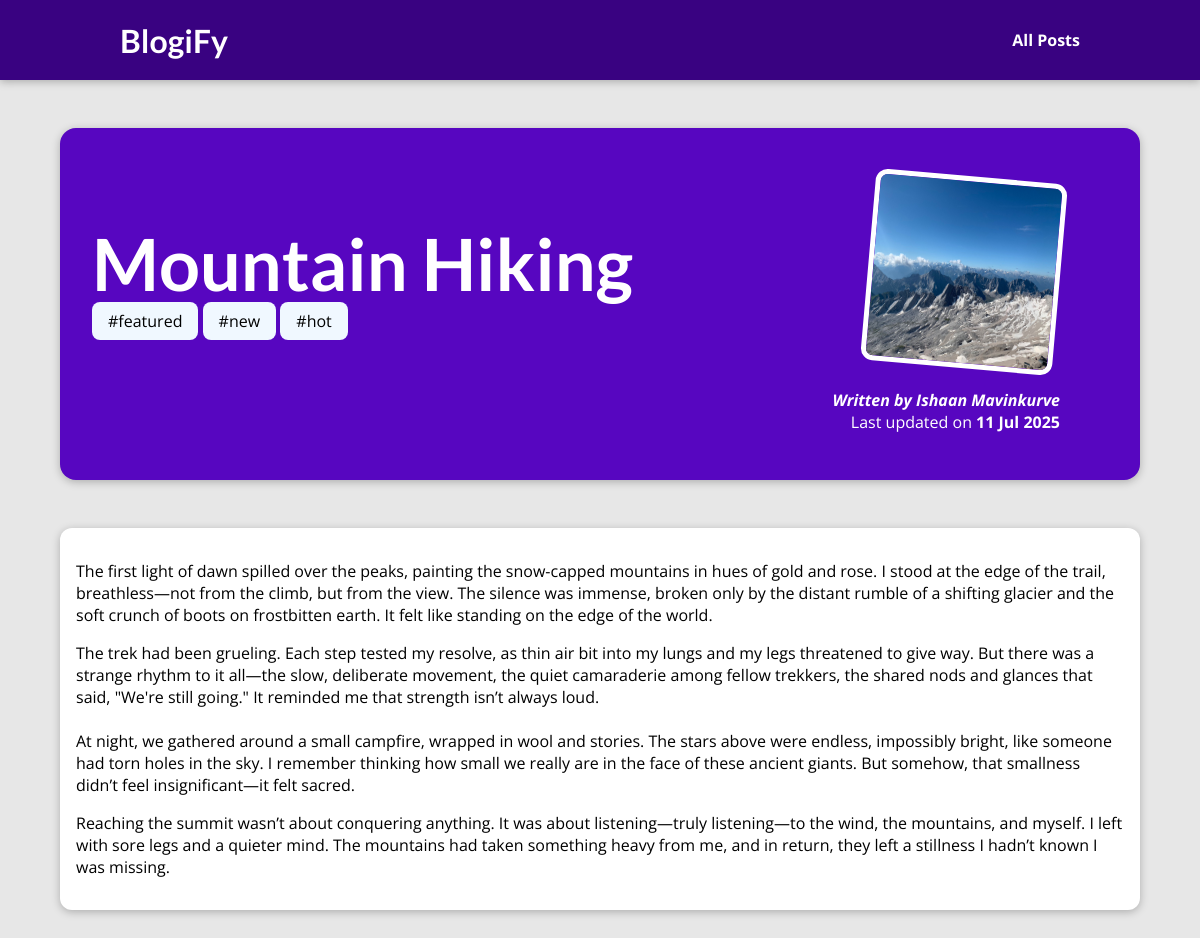
The page /posts/hike-in-the-mountains on the database its author committed.
### blog/models.py (models this page shows, shortened)
class Post(models.Model):
    title = models.CharField(max_length=100)
    excerpt = models.CharField(max_length=500)
    image_name = models.CharField(max_length=100) #to be changed
    date = models.DateField(auto_now=True)
    slug = models.SlugField(unique=True, db_index=True)
    content = models.TextField(validators = [MinLengthValidator(10)])
    author = models.ForeignKey(Author, on_delete=models.SET_NULL, null=True, related_name="posts")
    tags = models.ManyToManyField(Tag)

class Tag(models.Model):
    caption = models.CharField(max_length=20)

class Author(models.Model):
    first_name = models.CharField(max_length=100)
    last_name = models.CharField(max_length=100)
    email_address = models.EmailField()
    def __str__(self):
        return f"{self.first_name} {self.last_name}"

### blog/views.py (the view)
# urls.py: path("posts/<slug:slug>", views.singleBlog, name="singlepost")
def singleBlog(request, slug):
    identified_post = get_object_or_404(Post, slug=slug)
    return render(request, "blog/singlepost.html", {
        "post" : identified_post,
        "tags": identified_post.tags.all()
    })

### blog/templates/blog/singlepost.html (shortened to what this page needs)
{% extends "base.html" %}
{%load static%}
{% block css_files %}
<link rel="stylesheet" href="{%static "blog/post-detail.css"%}" />
{% endblock %}
{% block content %}
<section id="summary">
    <h2>{{post.title}}</h2>
    <div>
        {% for tag in tags %}
        <span class="tag">#{{tag.caption}}</span>
        {%endfor%}
    </div>
    <article>
        <img src="{% static "blog/images/"|add:post.image_name %}" alt="Post {{post.title}}" />
        <address><a href="mailto:{{post.author.email_address}}">Written by {{post.author}}</a></address>
        <div>
            Last updated on <time>{{post.date|date:"d M Y"}}</time>
        </div>
</section>
<main>
    {{post.content|linebreaks}}
</main>
{% endblock%}

### templates/base.html (shortened to what this page needs)
{%load static%}
<!DOCTYPE html>
<html lang="en">
<head>
  <link rel="stylesheet" href="{% static "app.css" %}">
{%block css_files%}{%endblock%}
</head>
<body>
  <header id="main-navigation">
    <h1><a href="{%url "home"%}">BlogiFy</h1>
    <nav>
        <a href="{%url "posts"%}">All Posts </a>
    </nav>
</header>
  {%block content%}
  {%endblock%}
</body>
</html>

### static/app.css (style rules this page uses)
* { box-sizing: border-box; }
html { font-family: 'Open Sans', 'Lato', sans-serif; }
body { margin: 0; }
h1, h2, h3 { font-family: 'Lato', sans-serif; font-weight: bold; }
#main-navigation { width: 100%; height: 5rem; display: flex; justify-content: space-between; align-items: center; padding: 0 10%; position: absolute; top: 0; left: 0; }
#main-navigation a { text-decoration: none; color: white; font-weight: bold; }

### blog/static/blog/post-detail.css (style rules this page uses)
body { background-color: #e7e7e7; }
#main-navigation { background-color: #390281; box-shadow: 0 2px 8px rgba(0, 0, 0, 0.25); }
#summary { margin: 8rem auto 3rem auto; padding: 2rem; width: 90%; max-width: 90rem; border-radius: 16px; background-color: #5706c0; position: relative; box-shadow: 0 2px 8px rgba(0, 0, 0, 0.25); height: 22rem; }
#summary h2 { color: white; font-size: 4.5rem; margin-bottom: 0.25rem; }
.tag { background-color: aliceblue; padding: 0.5rem 1rem; border-radius: 8px; }
#summary article { position: absolute; top: 2rem; right: 3rem; padding: 1rem 2rem; border-radius: 12px; text-align: right; color: white; }
#summary article img { width: 12rem; height: 12rem; border-radius: 12px; transform: rotateZ(5deg); border: 5px solid white; margin-bottom: 1rem; }
#summary address { font-weight: bold; }
#summary time { font-weight: bold; }
#summary a { color: white; text-decoration: none; }
main { width: 90%; max-width: 90rem; margin: 3rem auto; background-color: white; padding: 1rem; border-radius: 12px; box-shadow: 0 2px 8px rgba(0, 0, 0, 0.25); }

### rows shown on the page
Post: title "Mountain Hiking", image_name (picture), author "Ishaan Mavinkurve", date "11 Jul 2025", content "The first light of dawn spilled over the peaks, painting the snow-capped mountains in hues of gold and rose. I stood at the edge of the trail, breathless—not from the climb, but from the view. The silence was immense, broken only by the distant rumble of a shifting glacier and the soft crunch of boots on frostbitten earth. It felt like standing on the edge of the world. The trek had been grueling. Each step tested my resolve, as thin air bit into my lungs and my legs threatened to give way. But there was a strange rhythm to it all—the slow, deliberate movement, the quiet camaraderie among fellow trekkers, the shared nods and glances that said, \"We're still going.\" It reminded me that…"
Tag: caption "featured"
Tag: caption "new"
Tag: caption "hot"
